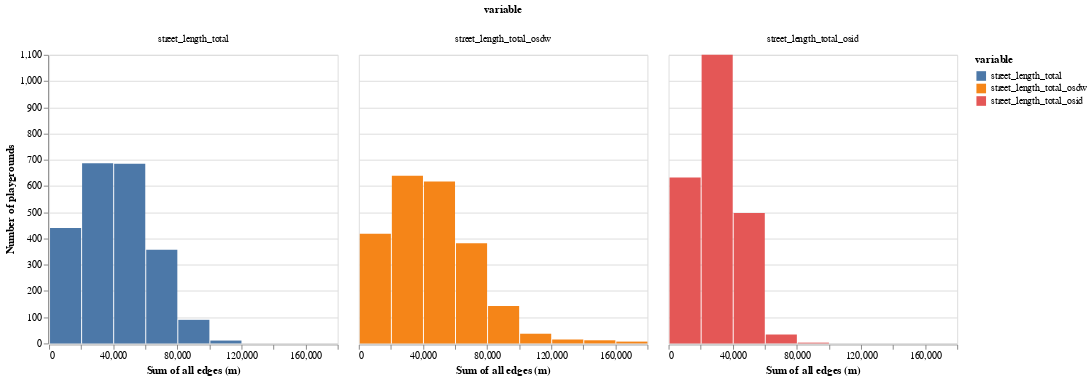

Notebook source saved alongside this figure:
### Code cell
# Visualizing the sum of all edges in the undirected representation, in meters

plot_street_networks(['street_length_total',
                      'street_length_total_osdw',
                      'street_length_total_osid'], 'Sum of all edges (m)')

### Figure 1 — Vega-Lite specification as saved in the notebook (floating-point values rounded to 4 significant figures; data arrays with more than 128 entries replaced by an {"elided": "..."} marker saying what was removed)
{"config": {"view": {"continuousWidth": 400, "continuousHeight": 300}}, "data": {"name": "data-71e01d5f460f357a5a237e0d244c126a"}, "facet": {"column": {"type": "nominal", "field": "variable"}}, "spec": {"mark": "bar", "encoding": {"color": {"type": "nominal", "field": "variable"}, "x": {"type": "quantitative", "bin": true, "field": "value", "title": "Sum of all edges (m)"}, "y": {"type": "quantitative", "aggregate": "count", "title": "Number of playgrounds"}}, "width": 300}, "$schema": "https://vega.github.io/schema/vega-lite/v4.8.1.json", "datasets": {"data-71e01d5f460f357a5a237e0d244c126a": {"elided": "7518 records"}}}
